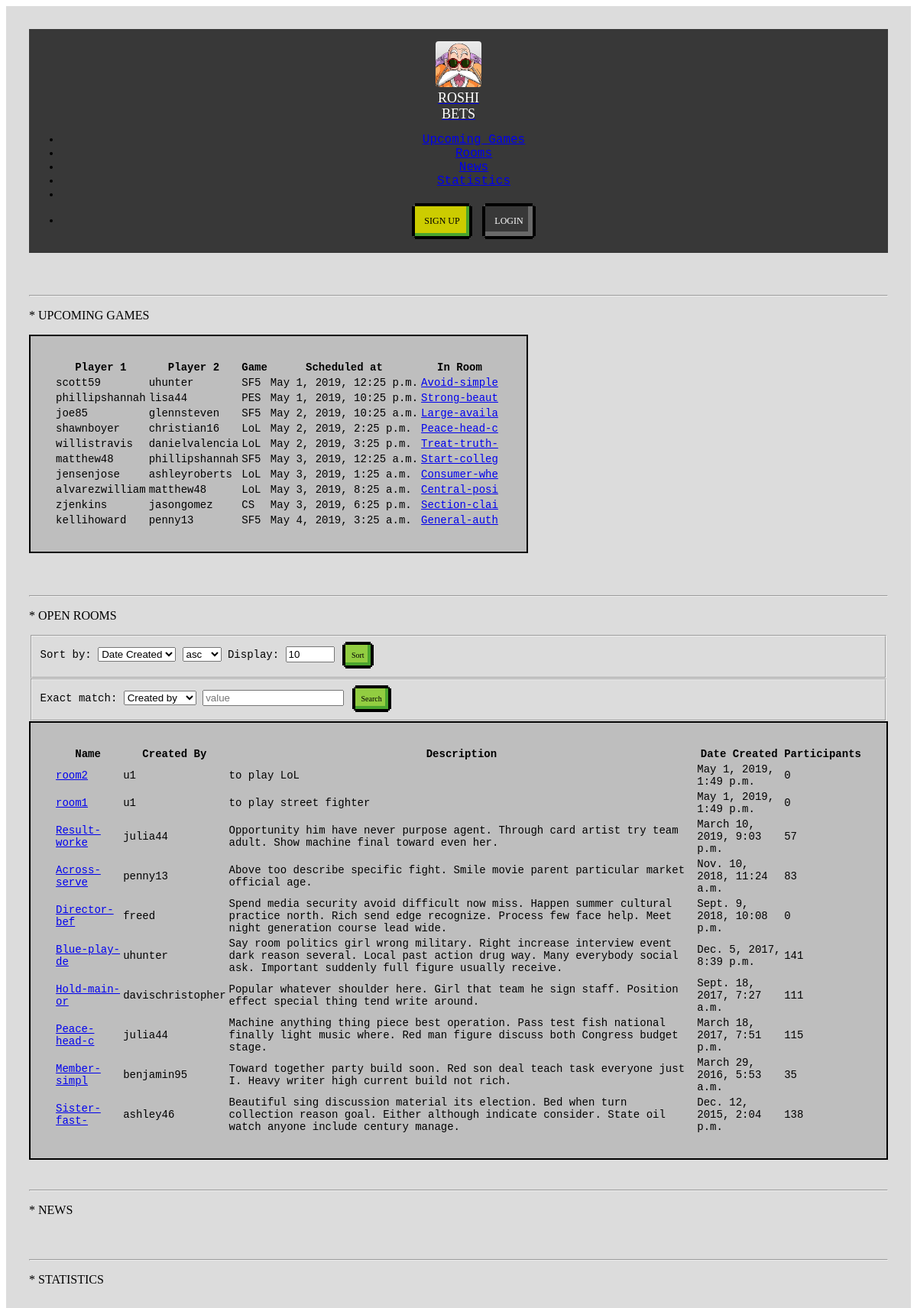
The page / on the database its author committed.
### rooms/models.py (models this page shows)
class Game(models.Model):
    GAMES_AVAILABLE = (
        ('PES', 'Pro-Soccer 2019'),
        ('LoL', 'League of Legends'),
        ('CS', 'Counter Strike'),
        ('SF5', 'Street Fighter V')
    )
    GAME_STATUS = (
        ('P', 'pending'),
        ('U', 'upcoming'),
        ('C', 'closed'),
    )
    creator = models.ForeignKey(
        User, on_delete=models.CASCADE, related_name='creator')
    contender = models.ForeignKey(
        User, on_delete=models.CASCADE, related_name='contender')
    room = models.ForeignKey(Room, on_delete=models.CASCADE)
    created_at = models.DateTimeField(auto_now_add=True)
    scheduled_at = models.DateTimeField(null=False)
    initial_bet = models.IntegerField(null=False)
    status = models.CharField(max_length=1, choices=GAME_STATUS)
    video_game = models.CharField(max_length=3, choices=GAMES_AVAILABLE)
    stream_link = models.TextField(blank=False, default='no-link')

class Room(models.Model):
    user = models.ForeignKey(User, on_delete=models.CASCADE)
    name = models.CharField(max_length=50, unique=True, blank=False)
    description = models.TextField(max_length=500, blank=True)
    created_at = models.DateTimeField(auto_now_add=True)
    participants = models.IntegerField(default=0)

### rooms/views.py (the view)
# urls.py: path("", views.index, name="index"),
def index(request):
    if request.user.is_authenticated:
        action = hp.get_action(request)
        context = hp.get_context(action=action, msg='')
        return render(request, "rooms/index.html", context)
    context = hp.get_context(action='', msg='')
    return render(request, "rooms/index.html", context)

### rooms/helpers.py (called while the page is built)
def get_context(**kwargs):
    objects = dict()
    if 'games' not in kwargs.keys():
        objects['games'] = Game.objects.all().order_by('scheduled_at')[:10]
    if 'rooms' not in kwargs.keys():
        objects['rooms'] = Room.objects.order_by('-created_at')[:10]
    return {**kwargs, **objects}

### rooms/templates/rooms/index.html (shortened to what this page needs)
{% extends "rooms/base.html" %}
{% block header-extras %}
    {% load static %}
{% endblock %}
{% block body %}
<div class="pure-menu pure-menu-horizontal">
    <a href="{% url 'index' %}" class="pure-menu-heading pure-menu-link">
        <figure>{% load static %}
            <img id="roshi-pic-logo" src="{% static 'rooms/roshi2.jpg' %}">
            <figcaption class="logo-title">ROSHI<br>BETS</figcaption>
        </figure>
    </a>
    <ul class="pure-menu-list">
        <li class="pure-menu-item">
            <a href="#up-games" class="pure-menu-link">Upcoming Games</a>
        </li>
        <li class="pure-menu-item">
            <a href="#open-rooms" class="pure-menu-link">Rooms</a>
        </li>
        <li class="pure-menu-item">
            <a href="#news" class="pure-menu-link">News</a>
        </li>
        <li class="pure-menu-item">
            <a href="#stats" class="pure-menu-link">Statistics</a>
        </li>
        <li class="pure-menu-item" >
        </li>
        {% if 'welcome' in action %}
            <li class="pure-menu-item">
                <form>
                    <button class="btn-top-menu btn-8b" type="button"
                            formaction="#">MY ACCOUNT</button>
                    <button class="btn-top-menu btn-8b btn-log"
                            formaction="{% url 'logout_view' %}">LOGOUT</button>
                </form>
            </li>
        {% else %}
            <li class="pure-menu-item">
                <button id="signBtn" class="btn-top-menu btn-8b btn-sign">SIGN UP</button>
                <button id="logBtn" class="btn-top-menu btn-8b btn-log">LOGIN</button>
            </li>
        {% endif %}
    </ul>
</div><br>
<br><br>
<hr><h3 id="up-games" class="div-title">UPCOMING GAMES</h3>
<table class="pure-table pure-table-horizontal form-container">
    <thead>
    <tr>
        <th>Player 1</th>
        <th>Player 2</th>
        <th>Game</th>
        <th>Scheduled at</th>
        <th>In Room</th>
        <th></th>
    </tr>
    </thead>
    <tbody>
    {% for game in games %}
    <tr>
        <td>{{ game.creator.username }}</td>
        <td>{{ game.contender.username }}</td>
        <td>{{ game.video_game }}</td>
        <td>{{ game.scheduled_at }}</td>
        <td>
            <a href="{% url 'room_view' game.room.name %}">
                {{ game.room.name }}
            </a>
        </td>
        <td></td>
    </tr>
    {% endfor %}
    </tbody>
</table><br>
<br><br>
<hr><h3 id="open-rooms" class="div-title bit8-font">OPEN ROOMS</h3>
<form class="pure-form" action="{% url 'sort_rooms' %}" method="post">
    <fieldset>{% csrf_token %}
        Sort by:
        <select name="field-selected">
            <option value="created_at">Date Created</option>
        </select>
        <select name="order">
            <option value="asc">asc</option>
        </select>
        Display:
        <input type="number" name="len" min="1" max="100" value="10">
        <button type="submit" class="btn-8b">Sort</button>
    </fieldset>
</form>
<form class="pure-form" action="{% url 'filter_rooms' %}" method="post">
    <fieldset>{% csrf_token %}
        Exact match:
        <select name="field-selected">
            <option value="gamer">Created by</option>
        </select>
        <input name="exact-match" type="text" placeholder="value" required>
        <button type="submit" class="btn-8b">Search</button>
    </fieldset>
</form>
<table class="pure-table pure-table-horizontal form-container">
    <thead>
        <tr>
            <th>Name</th>
            <th>Created By</th>
            <th>Description</th>
            <th>Date Created</th>
            <th>Participants</th>
        </tr>
    </thead>
    <tbody>
    {% for room in rooms %}
        <tr>
            <td>
                <a href="{% url 'room_view' room.name %}">{{ room.name }}</a>
            </td>
            <td>{{ room.user.username }}</td>
            <td>{{ room.description }}</td>
            <td>{{ room.created_at }}</td>
            <td>{{ room.participants }}</td>
        </tr>{% endfor %}
    </tbody>
</table>
<br><br>
<hr><h3 id="news" class="div-title">NEWS</h3>
<br><br>
<hr><h3 id="stats" class="div-title">STATISTICS</h3>
{% endblock %}

### rooms/templates/rooms/base.html (shortened to what this page needs)
<!DOCTYPE html>
<html lang="en">
<head>
    <link rel="stylesheet"
          href="https://unpkg.com/purecss@1.0.0/build/pure-min.css"
>
    <link rel="stylesheet"
          href="https://unpkg.com/purecss@1.0.0/build/grids-responsive-min.css">
    <link rel="stylesheet" media="screen"
          href="https://fontlibrary.org/face/press-start-2p" type="text/css"/>
    {% load static %}
    <link href="{% static 'rooms/styles/RoshiStyle.css' %}" rel="stylesheet">
    {% load static %}
    <link href="{% static 'rooms/styles/room_style.css' %}" rel="stylesheet">
</head>
<body>
    <div class="container-all">
        {% block body %}
        {% endblock %}
    </div>
</body>
</html>

### rooms/static/rooms/styles/RoshiStyle.css (style rules this page uses)
.container-all { font-size: 14px; font-family: "Courier New", Courier, monospace; background-color: gainsboro; padding: 30px; }
.form-container { border: 2px solid black; background-color: #BEBEBE; padding: 30px; }
.pure-menu-heading { text-align: center; margin: 0; padding: 0px; }
.pure-menu-horizontal { background-color: #383838; white-space: normal; padding: 2px; }
.pure-menu-item { text-align: center; font-size: 16px; }
#roshi-pic-logo { width: 60px; border-radius: 4px; }
.logo-title, .div-title { text-align: center; color: white; font-size: 18px; font-weight: normal; // font-family: "Times New Roman", Times, serif; font-family: PressStart2PRegular, cursive; }
.div-title { text-align: left; font-size: 16px; color: black; }
.div-title::before { content: "* "; }
.btn-top-menu { font-size: 12px !important; padding: 12px !important; }
.btn-sign { background: #CCCC00 !important; }
.btn-log { color: white !important; background: #383838 !important; box-shadow: inset -6px -6px 0px 0px #696969 !important; }
.btn-8b { background-color: #92cd41; // background-color: teal; display: inline-block; position: relative; text-align: center; font-size: 10px; padding: 8px; margin: 4px; font-family: PressStart2PRegular, cursive; text-decoration: none; font-weight: normal; color: black; box-shadow: inset -4px -4px 0px 0px #4aa52e; }
.btn-8b:before, .btn-8b:after { content: ''; position: absolute; width: 100%; height: 100%; box-sizing: content-box; }
.btn-8b:before { top: -4px; left: 0; border-top: 4px black solid; border-bottom: 4px black solid; }
.btn-8b:after { left: -4px; top: 0; border-left: 4px black solid; border-right: 4px black solid; }

### rooms/static/rooms/styles/room_style.css (style rules this page uses)
.bit8-font { font-family: PressStart2PRegular, cursive; }

### rows shown on the page
Game: creator.username "scott59", contender.username "uhunter", video_game "SF5", scheduled_at "May 1, 2019, 12:25 p.m.", room.name "Avoid-simple"
Game: creator.username "phillipshannah", contender.username "lisa44", video_game "PES", scheduled_at "May 1, 2019, 10:25 p.m.", room.name "Strong-beaut"
Game: creator.username "joe85", contender.username "glennsteven", video_game "SF5", scheduled_at "May 2, 2019, 10:25 a.m.", room.name "Large-availa"
Game: creator.username "shawnboyer", contender.username "christian16", video_game "LoL", scheduled_at "May 2, 2019, 2:25 p.m.", room.name "Peace-head-c"
Game: creator.username "willistravis", contender.username "danielvalencia", video_game "LoL", scheduled_at "May 2, 2019, 3:25 p.m.", room.name "Treat-truth-"
Game: creator.username "matthew48", contender.username "phillipshannah", video_game "SF5", scheduled_at "May 3, 2019, 12:25 a.m.", room.name "Start-colleg"
Game: creator.username "jensenjose", contender.username "ashleyroberts", video_game "LoL", scheduled_at "May 3, 2019, 1:25 a.m.", room.name "Consumer-whe"
Game: creator.username "alvarezwilliam", contender.username "matthew48", video_game "LoL", scheduled_at "May 3, 2019, 8:25 a.m.", room.name "Central-posi"
Game: creator.username "zjenkins", contender.username "jasongomez", video_game "CS", scheduled_at "May 3, 2019, 6:25 p.m.", room.name "Section-clai"
Game: creator.username "kellihoward", contender.username "penny13", video_game "SF5", scheduled_at "May 4, 2019, 3:25 a.m.", room.name "General-auth"
Room: name "room2", user.username "u1", description "to play LoL", created_at "May 1, 2019, 1:49 p.m.", participants "0"
Room: name "room1", user.username "u1", description "to play street fighter", created_at "May 1, 2019, 1:49 p.m.", participants "0"
Room: name "Result-worke", user.username "julia44", description "Opportunity him have never purpose agent. Through card artist try team adult. Show machine final toward even her.", created_at "March 10, 2019, 9:03 p.m.", participants "57"
Room: name "Across-serve", user.username "penny13", description "Above too describe specific fight. Smile movie parent particular market official age.", created_at "Nov. 10, 2018, 11:24 a.m.", participants "83"
Room: name "Director-bef", user.username "freed", description "Spend media security avoid difficult now miss. Happen summer cultural practice north. Rich send edge recognize. Process few face help. Meet night generation course lead wide.", created_at "Sept. 9, 2018, 10:08 p.m.", participants "0"
Room: name "Blue-play-de", user.username "uhunter", description "Say room politics girl wrong military. Right increase interview event dark reason several. Local past action drug way. Many everybody social ask. Important suddenly full figure usually receive.", created_at "Dec. 5, 2017, 8:39 p.m.", participants "141"
Room: name "Hold-main-or", user.username "davischristopher", description "Popular whatever shoulder here. Girl that team he sign staff. Position effect special thing tend write around.", created_at "Sept. 18, 2017, 7:27 a.m.", participants "111"
Room: name "Peace-head-c", user.username "julia44", description "Machine anything thing piece best operation. Pass test fish national finally light music where. Red man figure discuss both Congress budget stage.", created_at "March 18, 2017, 7:51 p.m.", participants "115"
Room: name "Member-simpl", user.username "benjamin95", description "Toward together party build soon. Red son deal teach task everyone just I. Heavy writer high current build not rich.", created_at "March 29, 2016, 5:53 a.m.", participants "35"
Room: name "Sister-fast-", user.username "ashley46", description "Beautiful sing discussion material its election. Bed when turn collection reason goal. Either although indicate consider. State oil watch anyone include century manage.", created_at "Dec. 12, 2015, 2:04 p.m.", participants "138"
